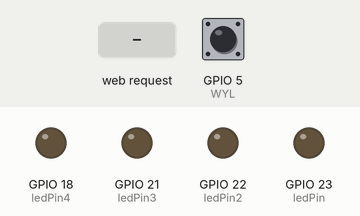
Recording of a program running on a simulated ESP32. Shown: output pins drawn as LEDs (lit = HIGH). Inputs (shaded band) come from the test bench; at power-on: GPIO 5 (WYL) HIGH. WiFi joins after 1.5 s; servers stay silent unless stated; storage starts empty; what the program prints to the serial monitor is not drawn.

Above: at 3.2 s.
3.3 s: HTTP request GET /off received
At 3.8 s:
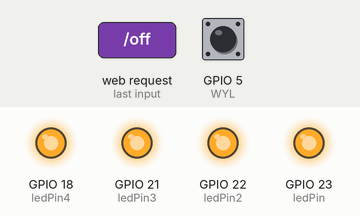
4.8 s: HTTP request GET / received
At 6.0 s:
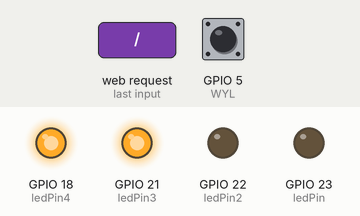
6.3 s: HTTP request GET /left received
At 7.3 s:
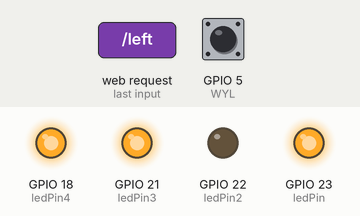
7.8 s: HTTP request GET /right received
At 8.4 s:
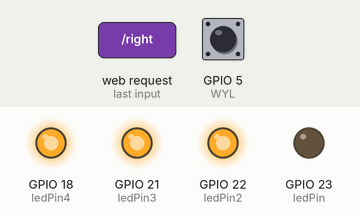
9.3 s: HTTP request GET /zawroc received
At 9.6 s:
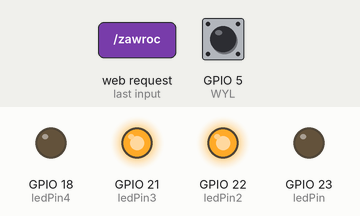
10.8 s: HTTP request GET /prosto received
At 11.9 s:
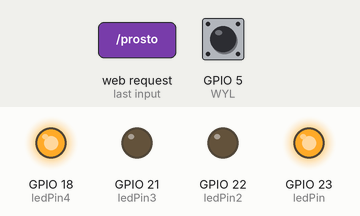
Timing chart, 0 to 13.3 s (numbered marks = the images above; inputs shaded):
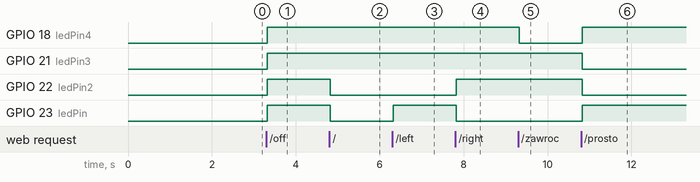

Measured:
- after the input at 3.3 s, GPIO 18 (ledPin4), GPIO 21 (ledPin3), GPIO 22 (ledPin2), GPIO 23 (ledPin): LOW → HIGH at once
- after the input at 4.8 s, GPIO 22 (ledPin2), GPIO 23 (ledPin): HIGH → LOW at once
- after the input at 6.3 s, GPIO 23 (ledPin): LOW → HIGH at once
- after the input at 7.8 s, GPIO 22 (ledPin2): LOW → HIGH at once; GPIO 23 (ledPin): HIGH → LOW at once
- after the input at 9.3 s, GPIO 18 (ledPin4): HIGH → LOW at once
- after the input at 10.8 s, GPIO 18 (ledPin4), GPIO 23 (ledPin): LOW → HIGH at once; GPIO 21 (ledPin3), GPIO 22 (ledPin2): HIGH → LOW at once

The program:

main.cpp
```cpp
#include <Arduino.h>

#include <Arduino.h>


#include <Arduino.h>
#include <WiFi.h>
#include <AsyncTCP.h>
#include <ESPAsyncWebServer.h>
#include "SPIFFS.h"
#include "SPIFFS.h"

#include <Arduino_JSON.h>
#include <Adafruit_BME280.h>
#include <Adafruit_Sensor.h>

// Replace with your network credentials
const char* ssid = "----";
const char* password = "------";
// Create AsyncWebServer object on port 80
AsyncWebServer server(80);
// Set LED GPIO
const int ledPin = 23;
const int ledPin2 = 22;
const int ledPin3 = 21;
const int ledPin4 = 18;

const int WYL=5;

// Stores LED state
String ledState;
// Initialize SPIFFS
void initSPIFFS() {
 if (!SPIFFS.begin()) {
 Serial.println("An error has occurred while mounting SPIFFS");
 }
 Serial.println("SPIFFS mounted successfully");
}
// Initialize WiFi
void initWiFi() {
 WiFi.mode(WIFI_STA);
 WiFi.begin(ssid, password);
 Serial.print("Connecting to WiFi ..");
 while (WiFi.status() != WL_CONNECTED) {
 Serial.print('.');
 delay(1000);
 }
 Serial.println(WiFi.localIP());
}
// Replaces placeholder with LED state value
/*String processor(const String& var){
 if(var == "STATE") {
 if(digitalRead(ledPin)) {
 ledState = "ON";
 }
 else {
 ledState = "OFF";
 }
 return ledState;
 }
 return String();
}*/
void setup() {
// Serial port for debugging purposes
 Serial.begin(9600);
 initWiFi();
 initSPIFFS();

 // Set GPIO2 as an OUTPUT
 pinMode(ledPin , OUTPUT);
 pinMode(ledPin2 , OUTPUT);
  pinMode(ledPin3, OUTPUT);
 pinMode(ledPin4 , OUTPUT);
 pinMode(WYL,INPUT_PULLUP);


 server.on("/", HTTP_GET, [](AsyncWebServerRequest *request){
 request->send(SPIFFS, "/index.html", "text/html", false);
 if(digitalRead(WYL)==LOW)
  {
    digitalWrite(ledPin,HIGH);
    digitalWrite(ledPin2,HIGH);
  }else{
    digitalWrite(ledPin,LOW);
     digitalWrite(ledPin2,LOW);

  }

 });
 server.serveStatic("/", SPIFFS, "/");
 // Route to set GPIO state to HIGH
 server.on("/off", HTTP_GET, [](AsyncWebServerRequest *request){
 digitalWrite(ledPin, HIGH);
 digitalWrite(ledPin2, HIGH);
 digitalWrite(ledPin3, HIGH);
 digitalWrite(ledPin4, HIGH);


 request->send(SPIFFS, "/index.html", "text/html", false);
 });
 server.on("/left", HTTP_GET, [](AsyncWebServerRequest *request){
 digitalWrite(ledPin, HIGH);
 digitalWrite(ledPin2, LOW);
  digitalWrite(ledPin3, HIGH);
 digitalWrite(ledPin4, HIGH);

 request->send(SPIFFS, "/index.html", "text/html", false);
 });
 server.on("/right", HTTP_GET, [](AsyncWebServerRequest *request){
 digitalWrite(ledPin, LOW);
 digitalWrite(ledPin2, HIGH);
  digitalWrite(ledPin3, HIGH);
 digitalWrite(ledPin4, HIGH);

 request->send(SPIFFS, "/index.html", "text/html", false);
 });
 server.on("/zawroc", HTTP_GET, [](AsyncWebServerRequest *request){
digitalWrite(ledPin, LOW);
 digitalWrite(ledPin2, HIGH);
 digitalWrite(ledPin3, HIGH);
 digitalWrite(ledPin4, LOW);

 request->send(SPIFFS, "/index.html", "text/html", false);
 });

 server.on("/prosto", HTTP_GET, [](AsyncWebServerRequest *request){
 digitalWrite(ledPin, HIGH);
 digitalWrite(ledPin2, LOW);
 digitalWrite(ledPin3, LOW);
 digitalWrite(ledPin4, HIGH);

 request->send(SPIFFS, "/index.html", "text/html", false);
 });


 // Start server
 server.begin();
}
void loop() {
}


/*
#include <Arduino.h>
#define WYL 5
#define W1 23
#define W2 22
void setup() {
  Serial.begin(9600);
  pinMode(W1,OUTPUT);
  pinMode(W2,OUTPUT);
  pinMode(WYL,INPUT_PULLUP);
  digitalWrite(W1,LOW);
  digitalWrite(W2,LOW);


  // put your setup code here, to run once:
}

void loop() {

   if(digitalRead(WYL)==LOW)
  {
    digitalWrite(W1,HIGH);
    digitalWrite(W2,HIGH);
  }else{
    digitalWrite(W1,LOW);
     digitalWrite(W2,LOW);

  }


  // put your main code here, to run repeatedly:
}
*/
```
